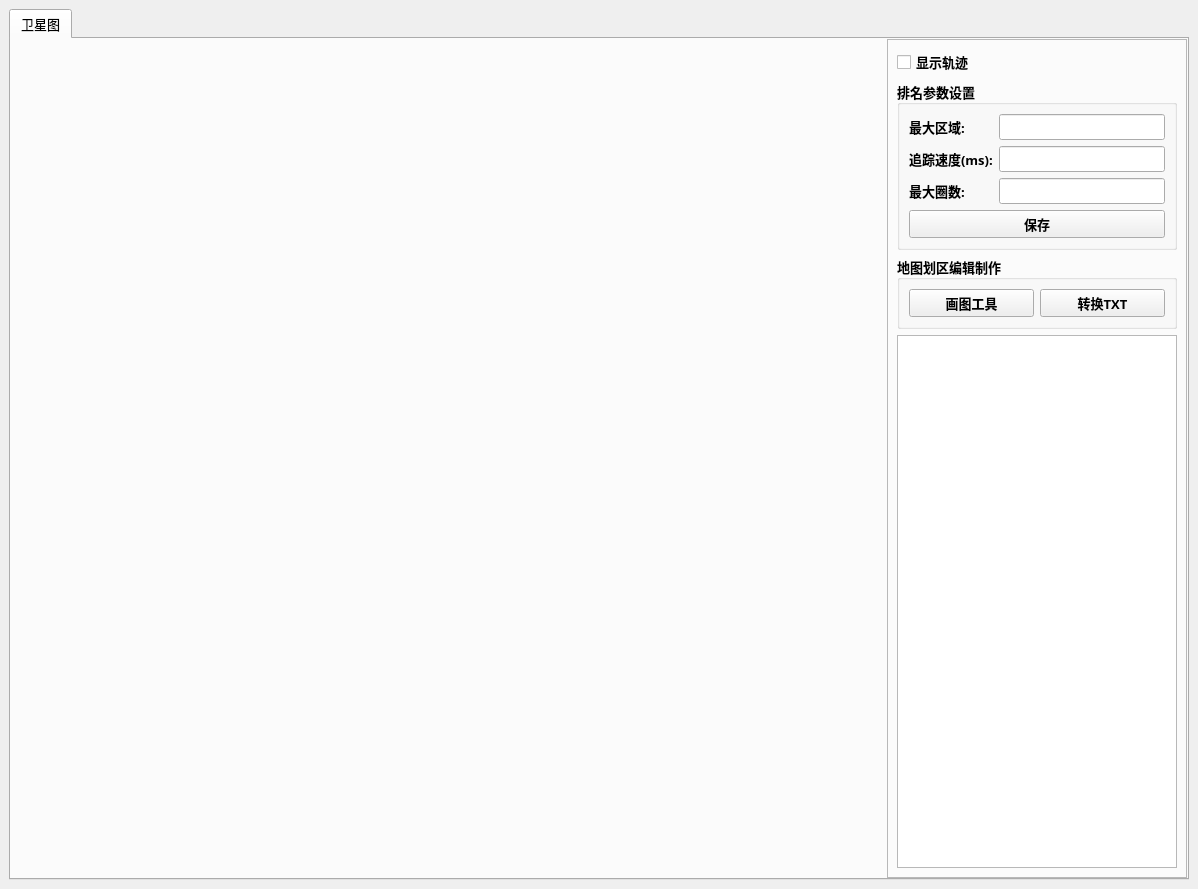
<?xml version="1.0" encoding="UTF-8"?>
<ui version="4.0">
 <class>MainWindow</class>
 <widget class="QMainWindow" name="MainWindow">
  <property name="geometry">
   <rect>
    <x>0</x>
    <y>0</y>
    <width>1198</width>
    <height>889</height>
   </rect>
  </property>
  <property name="minimumSize">
   <size>
    <width>100</width>
    <height>0</height>
   </size>
  </property>
  <property name="windowTitle">
   <string>中控</string>
  </property>
  <widget class="QWidget" name="centralwidget">
   <layout class="QGridLayout" name="gridLayout_2">
    <item row="0" column="0">
     <layout class="QGridLayout" name="gridLayout">
      <item row="0" column="0">
       <widget class="QTabWidget" name="tabWidget_Ranking">
        <property name="minimumSize">
         <size>
          <width>10</width>
          <height>10</height>
         </size>
        </property>
        <property name="font">
         <font>
          <family>微软雅黑</family>
          <pointsize>10</pointsize>
         </font>
        </property>
        <property name="focusPolicy">
         <enum>Qt::FocusPolicy::NoFocus</enum>
        </property>
        <property name="currentIndex">
         <number>0</number>
        </property>
        <widget class="QWidget" name="tab_0">
         <attribute name="title">
          <string>卫星图</string>
         </attribute>
         <layout class="QGridLayout" name="gridLayout_39">
          <property name="leftMargin">
           <number>0</number>
          </property>
          <property name="topMargin">
           <number>0</number>
          </property>
          <property name="rightMargin">
           <number>0</number>
          </property>
          <property name="bottomMargin">
           <number>0</number>
          </property>
          <item row="0" column="0">
           <widget class="QWidget" name="widget_map_big" native="true">
            <property name="minimumSize">
             <size>
              <width>860</width>
              <height>860</height>
             </size>
            </property>
           </widget>
          </item>
          <item row="0" column="1">
           <widget class="QFrame" name="frame_21">
            <property name="minimumSize">
             <size>
              <width>300</width>
              <height>0</height>
             </size>
            </property>
            <property name="maximumSize">
             <size>
              <width>300</width>
              <height>16777215</height>
             </size>
            </property>
            <property name="frameShape">
             <enum>QFrame::Shape::StyledPanel</enum>
            </property>
            <property name="frameShadow">
             <enum>QFrame::Shadow::Raised</enum>
            </property>
            <layout class="QGridLayout" name="gridLayout_3">
             <item row="3" column="0">
              <widget class="QTextBrowser" name="textBrowser">
               <property name="minimumSize">
                <size>
                 <width>0</width>
                 <height>10</height>
                </size>
               </property>
               <property name="font">
                <font>
                 <family>微软雅黑</family>
                 <pointsize>10</pointsize>
                 <bold>false</bold>
                </font>
               </property>
               <property name="readOnly">
                <bool>false</bool>
               </property>
              </widget>
             </item>
             <item row="2" column="0">
              <widget class="QGroupBox" name="groupBox_15">
               <property name="minimumSize">
                <size>
                 <width>50</width>
                 <height>50</height>
                </size>
               </property>
               <property name="maximumSize">
                <size>
                 <width>16777215</width>
                 <height>16777215</height>
                </size>
               </property>
               <property name="font">
                <font>
                 <family>微软雅黑</family>
                 <pointsize>10</pointsize>
                 <bold>true</bold>
                </font>
               </property>
               <property name="title">
                <string>地图划区编辑制作</string>
               </property>
               <layout class="QGridLayout" name="gridLayout_34">
                <property name="topMargin">
                 <number>9</number>
                </property>
                <item row="0" column="0">
                 <widget class="QPushButton" name="pushButton_Draw">
                  <property name="minimumSize">
                   <size>
                    <width>0</width>
                    <height>25</height>
                   </size>
                  </property>
                  <property name="text">
                   <string>画图工具</string>
                  </property>
                 </widget>
                </item>
                <item row="0" column="1">
                 <widget class="QPushButton" name="pushButton_to_TXT">
                  <property name="minimumSize">
                   <size>
                    <width>0</width>
                    <height>25</height>
                   </size>
                  </property>
                  <property name="text">
                   <string>转换TXT</string>
                  </property>
                 </widget>
                </item>
               </layout>
              </widget>
             </item>
             <item row="1" column="0">
              <widget class="QGroupBox" name="groupBox_13">
               <property name="minimumSize">
                <size>
                 <width>0</width>
                 <height>10</height>
                </size>
               </property>
               <property name="maximumSize">
                <size>
                 <width>16777215</width>
                 <height>180</height>
                </size>
               </property>
               <property name="font">
                <font>
                 <family>微软雅黑</family>
                 <pointsize>10</pointsize>
                 <bold>true</bold>
                </font>
               </property>
               <property name="title">
                <string>排名参数设置</string>
               </property>
               <layout class="QGridLayout" name="gridLayout_32">
                <property name="topMargin">
                 <number>9</number>
                </property>
                <property name="bottomMargin">
                 <number>9</number>
                </property>
                <property name="horizontalSpacing">
                 <number>6</number>
                </property>
                <item row="3" column="0">
                 <widget class="QLabel" name="label_19">
                  <property name="minimumSize">
                   <size>
                    <width>0</width>
                    <height>10</height>
                   </size>
                  </property>
                  <property name="text">
                   <string>最大圈数:</string>
                  </property>
                 </widget>
                </item>
                <item row="2" column="0">
                 <widget class="QLabel" name="label_17">
                  <property name="minimumSize">
                   <size>
                    <width>0</width>
                    <height>10</height>
                   </size>
                  </property>
                  <property name="text">
                   <string>追踪速度(ms):</string>
                  </property>
                 </widget>
                </item>
                <item row="3" column="1" colspan="2">
                 <widget class="QLineEdit" name="lineEdit_lap_Ranking">
                  <property name="minimumSize">
                   <size>
                    <width>0</width>
                    <height>10</height>
                   </size>
                  </property>
                  <property name="toolTip">
                   <string>&lt;html&gt;&lt;head/&gt;&lt;body&gt;&lt;p&gt;设置最大圈数&lt;/p&gt;&lt;/body&gt;&lt;/html&gt;</string>
                  </property>
                 </widget>
                </item>
                <item row="1" column="0">
                 <widget class="QLabel" name="label_18">
                  <property name="minimumSize">
                   <size>
                    <width>0</width>
                    <height>10</height>
                   </size>
                  </property>
                  <property name="text">
                   <string>最大区域:</string>
                  </property>
                 </widget>
                </item>
                <item row="1" column="1" colspan="2">
                 <widget class="QLineEdit" name="lineEdit_area_Ranking">
                  <property name="minimumSize">
                   <size>
                    <width>0</width>
                    <height>10</height>
                   </size>
                  </property>
                  <property name="toolTip">
                   <string>&lt;html&gt;&lt;head/&gt;&lt;body&gt;&lt;p&gt;设置最大区域数&lt;/p&gt;&lt;/body&gt;&lt;/html&gt;</string>
                  </property>
                 </widget>
                </item>
                <item row="2" column="1" colspan="2">
                 <widget class="QLineEdit" name="lineEdit_flash_Ranking">
                  <property name="minimumSize">
                   <size>
                    <width>0</width>
                    <height>10</height>
                   </size>
                  </property>
                  <property name="toolTip">
                   <string/>
                  </property>
                 </widget>
                </item>
                <item row="4" column="0" colspan="3">
                 <widget class="QPushButton" name="pushButton_save_Ranking">
                  <property name="minimumSize">
                   <size>
                    <width>0</width>
                    <height>10</height>
                   </size>
                  </property>
                  <property name="text">
                   <string>保存</string>
                  </property>
                 </widget>
                </item>
               </layout>
              </widget>
             </item>
             <item row="0" column="0">
              <widget class="QCheckBox" name="checkBox_show_orbit">
               <property name="font">
                <font>
                 <family>微软雅黑</family>
                 <pointsize>10</pointsize>
                 <bold>true</bold>
                </font>
               </property>
               <property name="text">
                <string>显示轨迹</string>
               </property>
              </widget>
             </item>
            </layout>
           </widget>
          </item>
         </layout>
        </widget>
       </widget>
      </item>
     </layout>
    </item>
   </layout>
  </widget>
 </widget>
 <resources/>
 <connections/>
</ui>
